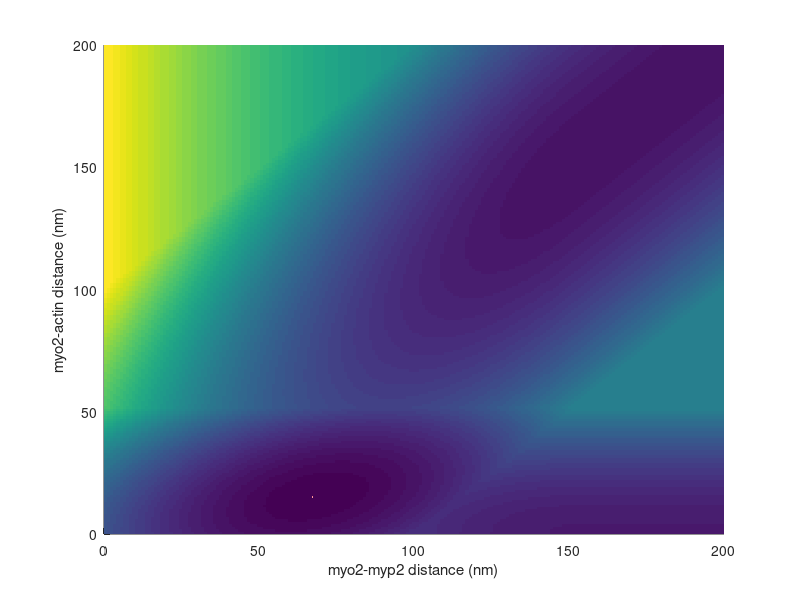

This chart was generated by the following MATLAB code:
temp = linspace(-0,200,200);

% x: distance between myo2 and myp2
% y: distance between myo2 and actin
[x,y] = meshgrid(temp,temp);

rcap_myo = 51;
rcap_myp = 100;

% between myo2 and myp2
prefactor = .3;
kexc = prefactor * 15 / 1000 * 178*200;
u1 = .5 * kexc * (x - rcap_myo - rcap_myp) .^ 2;
u1(x - rcap_myo - rcap_myp > 0) = 0;

% between myo2 and actin
k_myo = 100 / 1000 * 178 * 50;
u2 = .5 * k_myo * y.^2;
u2(abs(y) > rcap_myo) = .5 * k_myo * rcap_myo^2;

% between myp2 and actin
k_myp = 25 / 1000 * 200 * 50;
u3 = .5 * k_myp * (x-y) .^ 2;
u3(abs(x-y) > rcap_myp) = .5 * k_myp * rcap_myp^2;

% equivalent potential energy due to ring tension
tens = 0;
u4 = - tens * 2 * pi * y;

% total potential energy
utot = u1+u2+u3+u4;

% find minimum of energy
[c i] = min(utot(:));

plot3(x(i),y(i),utot(i),'ro')
hold on
surf(x,y,utot,'EdgeColor','none')
hold off
xlabel('myo2-myp2 distance (nm)')
ylabel('myo2-actin distance (nm)')
zlabel('Potential (A.U.)')
view(0,90)

% limit on kexc
alpha = (rcap_myo / (rcap_myo+rcap_myp))^2;
first_limit = alpha * k_myo * k_myp / ((1-alpha) * k_myp - alpha * k_myo)

beta = (rcap_myp / (rcap_myo+rcap_myp))^2;
second_limit = beta * k_myo * k_myp / ((1-beta) * k_myo - beta*k_myp)

kexc_limit = min(first_limit, second_limit)

% limit on x (myo2-myp2 distance)
max_myo_myp_dist = kexc_limit*(k_myo+k_myp)/(k_myo*k_myp + kexc_limit*(k_myo+k_myp)) * (rcap_myo+rcap_myp)